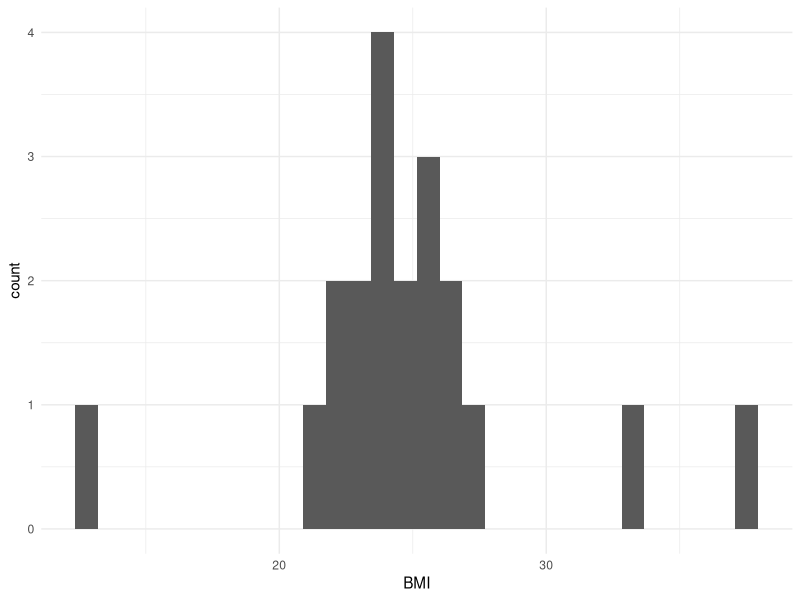
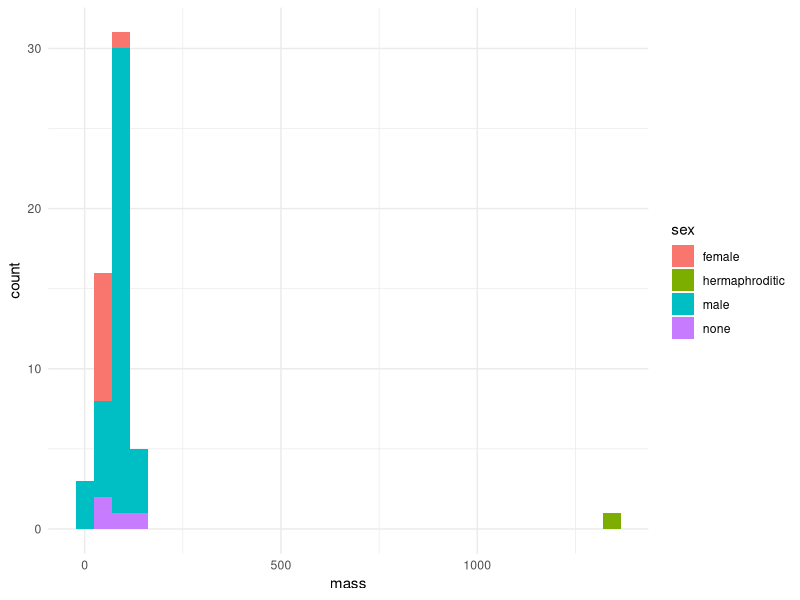
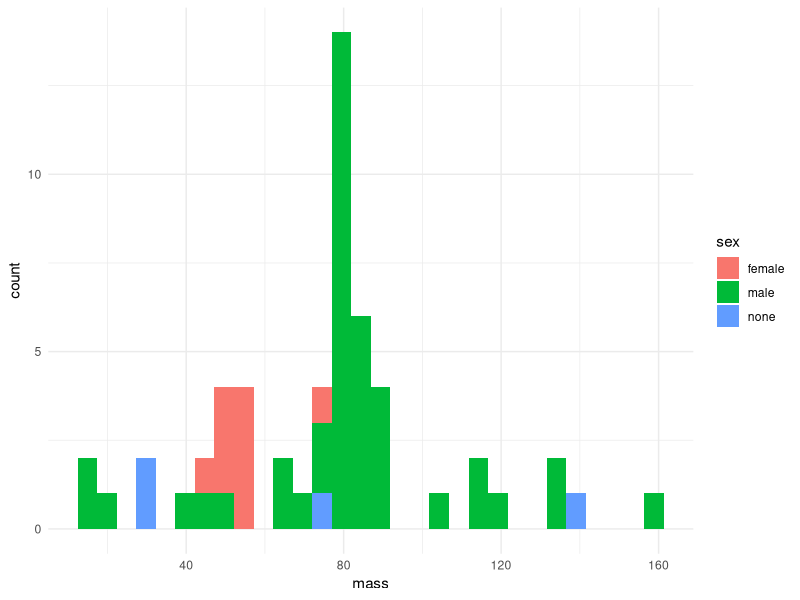
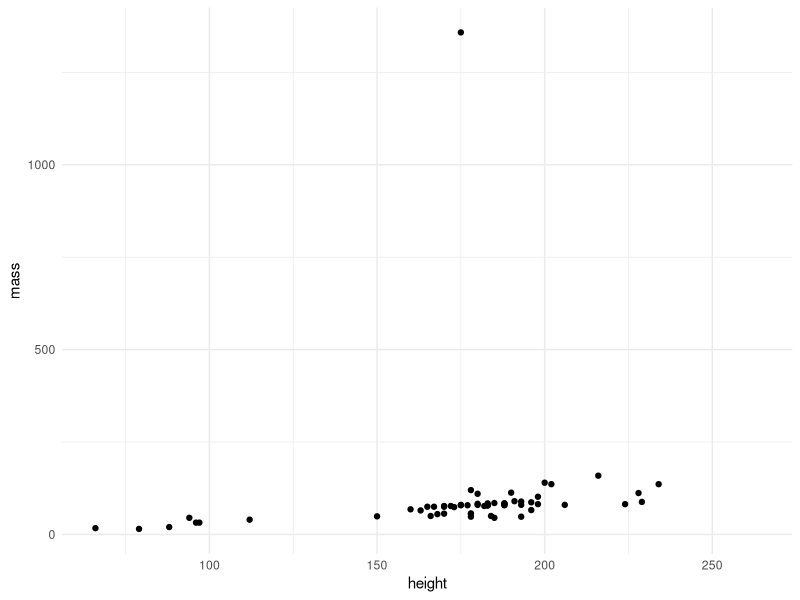
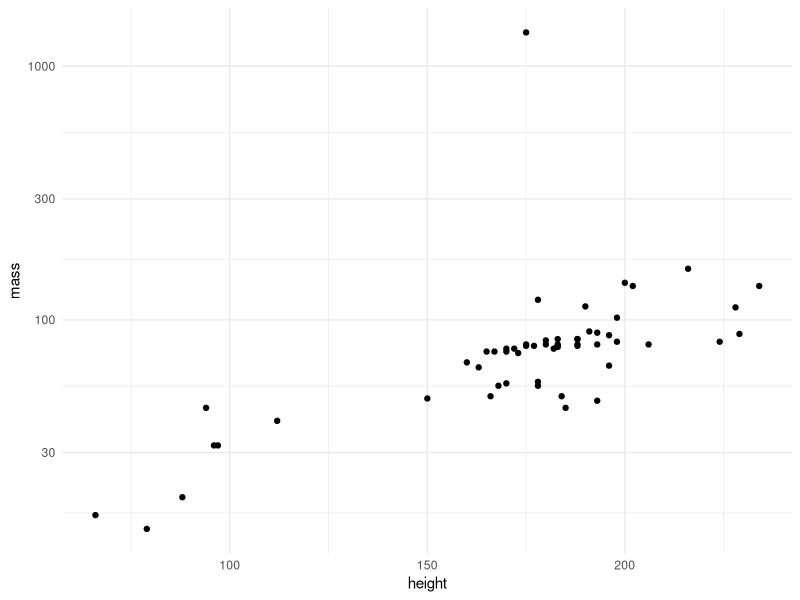
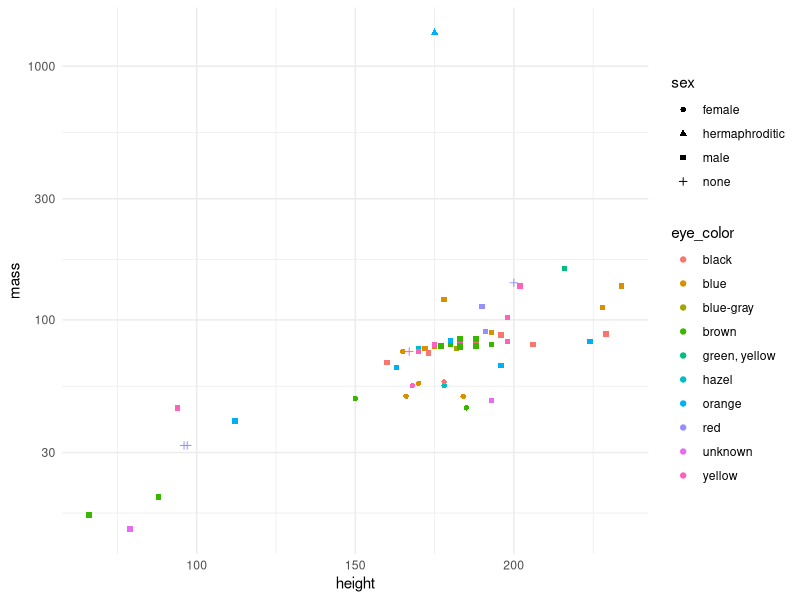
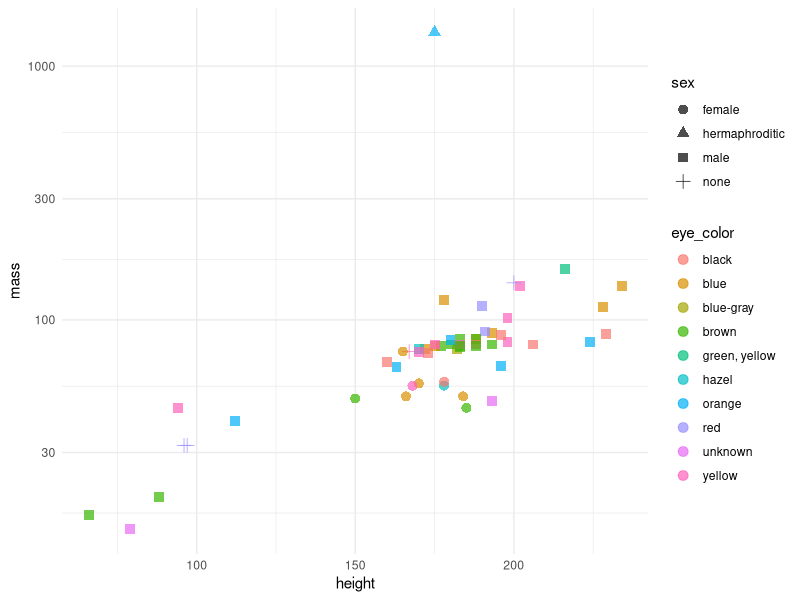
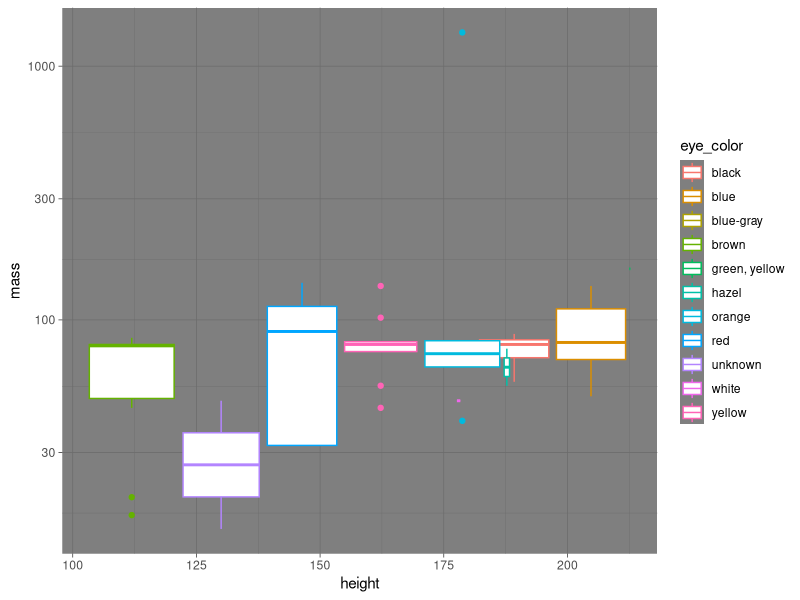

The R script that drew these images, in order:
# Li-Ying
#############################################
# Demonstration 1: Inspecting data
library(tidyverse)

# take a look at the dataframe
View(starwars) 

# quick way to check variables we have
names(starwars)

# display the internal structure of data
str(starwars)

# get basic summary of data
summary(starwars)

#############################################
# Demonstration 2: Data manipulation
# use select, filter, and mutate
starwars_selected <- # assignment operator
  starwars %>% # the pipe takes everything before it to the next function call. Shift + command + M
  select(height, 
         mass, 
         eye_color, 
         species) %>% # simplify dataset
  filter(species == "Human") %>% # filter specific data points
  mutate(BMI = mass/(height/100)^2) # create a new variable

#############################################
# ggplot demonstration 1: Histogram
# histogram for BMI 
starwars_selected %>% 
  drop_na() %>% # drop NA values
  ggplot(aes(BMI)) +
  geom_histogram() +
  theme_minimal()

# histogram for mass with sex group
starwars %>% 
  select(mass, 
         sex) %>% 
  drop_na() %>% 
  ggplot(aes(mass, fill = sex)) +
  geom_histogram() +
  theme_minimal()

# only mass less than 500 
starwars %>% 
  select(mass, 
         sex) %>%
  drop_na() %>% 
  filter(mass < 500) %>% 
  ggplot(aes(mass, fill = sex)) +
  geom_histogram() +
  theme_minimal()

#############################################
# ggplot demonstration 2: Scatter plot
# scatter plot for height and mass
starwars %>% 
  select(height, mass, eye_color, sex) %>% 
  ggplot(aes(height, mass)) +
  geom_point() +
  theme_minimal()

# log scale and drop NA values
starwars %>% 
  select(height, mass, eye_color, sex) %>% 
  drop_na() %>% 
  ggplot(aes(height, mass)) +
  geom_point() +
  scale_y_log10() +
  theme_minimal()

# add two more variables represented by color and shape
starwars %>% 
  select(height, mass, eye_color, sex) %>% 
  drop_na() %>% 
  ggplot(aes(height, mass, 
             color = eye_color, 
             shape = sex)) +
  geom_point() +
  scale_y_log10() +
  theme_minimal()

# increase size and transparency of data points
starwars %>% 
  select(height, mass, eye_color, sex) %>%
  drop_na() %>% 
  ggplot(aes(height, mass, 
             color = eye_color, 
             shape = sex)) +
  geom_point(size = 3, 
             alpha = 0.7) +
  scale_y_log10() +
  theme_minimal()

# Gayoung
#############################################
# ggplot demonstration 3: Boxplot
# boxplot: simple
box_simple <- starwars %>% 
  select(height, mass, eye_color) %>% 
  ggplot(aes(height, mass, color = eye_color)) +
  geom_boxplot() + #boxplot
  scale_y_log10()

# boxplot: theme setup
box_simple +
  theme_dark() 

# using different pkg to try other themes. 
# https://ggplot2-book.org/polishing.html
install.packages('ggthemes', dependencies = TRUE)
library(ggthemes)
box_simple +
  theme_solarized()

# put title and annotation
box_simple +
  theme_solarized() +
  ggtitle("Boxplot for height and mass") +
  labs (x= "Mass (kg)",
        y= "Height (cm)") +
  annotate(geom ="text", 
           x = 175,
           y = 1000,
           label = "one \n outlier", 
           size= 3)

# flip the coord
box_simple +
  theme_solarized() +
  ggtitle("Boxplot for height and mass") +
  labs (x= "Mass (kg)",
        y= "Height (cm)") +
  coord_flip()

#########################################
# ggplot demonstration 4: Facet plot
# facet_wrap
starwars %>% 
  select(height, mass, eye_color) %>% 
  drop_na() %>% #drop NA 
  ggplot(aes(height, mass)) +
  geom_point() +
  facet_wrap(~eye_color)

# facet : setting y scale to free
starwars %>% 
  select(height, mass, eye_color) %>% 
  drop_na() %>% #drop NA 
  ggplot(aes(height, mass)) +
  geom_point() +
  facet_wrap(~eye_color, scales = "free_y")

# get rid of outlier
facet_simple <-
  starwars %>% 
  select(height, mass, eye_color) %>% 
  filter(mass < 1000) %>% # drop outlier
  drop_na() %>% 
  ggplot(aes(height, mass)) +
  geom_point(color = "blue") + #change the point color to blue
  facet_wrap(~eye_color)

# add theme and labels 
facet_simple + 
  theme_solarized() +
  ggtitle("Boxplot for height and mass") +
  labs (x= "Height (cm)",
        y= "Mass (kg)")
